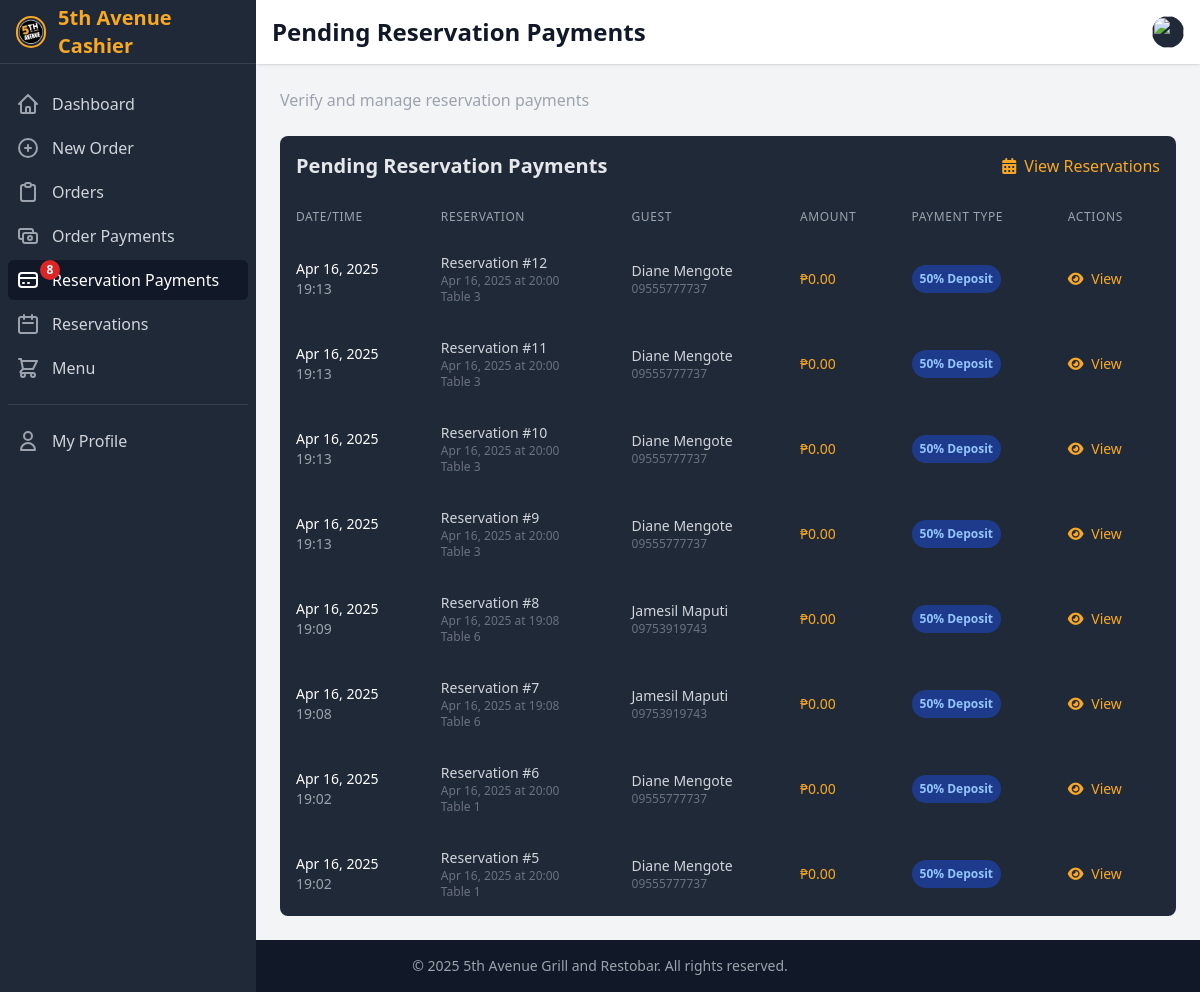
The page /cashier/reservation-payments/ (signed in) on the database its author committed.
### ecommerce/models.py (models this page shows, shortened)
class ReservationPayment(models.Model):
    PAYMENT_TYPE_CHOICES = [
        ('FULL', 'Full Payment'),
        ('DEPOSIT', 'Deposit (50%)')
    ]
    STATUS_CHOICES = [
        ('PENDING', 'Pending'),
        ('COMPLETED', 'Completed'),
        ('FAILED', 'Failed'),
        ('REFUNDED', 'Refunded'),
    ]
    reservation = models.ForeignKey(Reservation, on_delete=models.CASCADE, related_name='payments')
    amount = models.DecimalField(max_digits=10, decimal_places=2)
    payment_type = models.CharField(max_length=10, choices=PAYMENT_TYPE_CHOICES, default='DEPOSIT')
    payment_method = models.CharField(max_length=20, choices=Order.PAYMENT_METHOD_CHOICES, default='GCASH')
    status = models.CharField(max_length=20, choices=STATUS_CHOICES, default='PENDING')
    reference_number = models.CharField(max_length=100, blank=True, null=True)
    payment_proof = models.ImageField(upload_to='reservation_payment_proofs/', blank=True, null=True)
    payment_date = models.DateTimeField(auto_now_add=True)
    verified_by = models.ForeignKey(User, on_delete=models.SET_NULL, null=True, blank=True, related_name='verified_reservation_payments')
    verification_date = models.DateTimeField(null=True, blank=True)
    notes = models.TextField(blank=True)
    class Meta:
        ordering = ['-payment_date']

class Reservation(models.Model):
    STATUS_CHOICES = [
        ('PENDING', 'Pending'),
        ('CONFIRMED', 'Confirmed'),
        ('CANCELLED', 'Cancelled')
    ]
    PAYMENT_STATUS_CHOICES = [
        ('UNPAID', 'Unpaid'),
        ('PARTIALLY_PAID', 'Partially Paid'),
        ('PAID', 'Paid'),
        ('REFUNDED', 'Refunded')
    ]
    user = models.ForeignKey(User, on_delete=models.CASCADE, related_name='reservations', null=True, blank=True)
    name = models.CharField(max_length=100)
    email = models.EmailField()
    phone = models.CharField(max_length=15)
    date = models.DateField()
    time = models.TimeField()
    party_size = models.PositiveIntegerField(
        validators=[MinValueValidator(1), MaxValueValidator(20)],
        help_text="Number of guests"
    )
    table_number = models.CharField(max_length=10, blank=True, null=True)
    special_requests = models.TextField(blank=True)
    status = models.CharField(
        max_length=10,
        choices=STATUS_CHOICES,
        default='PENDING'
    )
    payment_status = models.CharField(
        max_length=15,
        choices=PAYMENT_STATUS_CHOICES,
        default='UNPAID'
    )
    total_amount = models.DecimalField(max_digits=10, decimal_places=2, default=0)
    is_processed = models.BooleanField(default=False, help_text="Whether the reservation has been processed by a cashier")
    processed_by = models.ForeignKey(User, on_delete=models.SET_NULL, related_name='processed_reservations', null=True, blank=True)
    processed_at = models.DateTimeField(null=True, blank=True)
    created_at = models.DateTimeField(auto_now_add=True)
    updated_at = models.DateTimeField(auto_now=True)
    class Meta:
        ordering = ['-date', '-time']

### ecommerce/cashier.py (the view)
# urls.py: path('cashier/reservation-payments/', pending_reservation_payments, name='pending_reservation_payments'),
@login_required
def pending_reservation_payments(request):
    pending_payments = ReservationPayment.objects.filter(status='PENDING').order_by('-payment_date')
    context = {
        'pending_payments': pending_payments,
        'active_section': 'pending_reservation_payments'
    }
    return render(request, 'cashier/pending_reservation_payments.html', context)

### ecommerce/context_processors.py (called while the page is built)
def cart_processor(request):
    return {
        'cart_count': get_cart_count(request)
    }

### ecommerce/views.py (called while the page is built)
def get_cart_count(request):
    if request.user.is_authenticated:
        try:
            cart = Cart.objects.get(user=request.user)
            return sum(item.quantity for item in cart.cart_items.all())
        except Cart.DoesNotExist:
            return 0
    else:
        cart = request.session.get('cart', {})
        return sum(cart.values())

### templates/cashier/pending_reservation_payments.html (shortened to what this page needs)
{% extends 'cashier/base.html' %}
{% load static %}
{% block page_title %}Pending Reservation Payments{% endblock page_title %}
{% block page_subtitle %}Verify and manage reservation payments{% endblock page_subtitle %}
{% block content %}
<div class="space-y-6">
    <div class="card overflow-hidden">
        <div class="p-4 border-b border-gray-800 flex justify-between items-center">
            <h2 class="text-xl font-bold">Pending Reservation Payments</h2>
            <a href="{% url 'cashier_reservations_list' %}" class="text-food-gold hover:text-food-gold-light transition duration-300">
                <i class="fas fa-calendar-alt mr-1"></i> View Reservations
            </a>
        </div>
        {% if pending_payments %}
        <div class="overflow-x-auto">
            <table class="w-full">
                <thead class="bg-gray-800">
                    <tr>
                        <th class="px-4 py-3 text-left text-xs font-medium text-gray-400 uppercase tracking-wider">Date/Time</th>
                        <th class="px-4 py-3 text-left text-xs font-medium text-gray-400 uppercase tracking-wider">Reservation</th>
                        <th class="px-4 py-3 text-left text-xs font-medium text-gray-400 uppercase tracking-wider">Guest</th>
                        <th class="px-4 py-3 text-left text-xs font-medium text-gray-400 uppercase tracking-wider">Amount</th>
                        <th class="px-4 py-3 text-left text-xs font-medium text-gray-400 uppercase tracking-wider">Payment Type</th>
                        <th class="px-4 py-3 text-left text-xs font-medium text-gray-400 uppercase tracking-wider">Actions</th>
                    </tr>
                </thead>
                <tbody class="divide-y divide-gray-800">
                    {% for payment in pending_payments %}
                    <tr class="hover:bg-gray-800 transition-colors duration-200">
                        <td class="px-4 py-4 whitespace-nowrap text-sm font-medium text-white">
                            {{ payment.payment_date|date:"M d, Y" }} <br>
                            <span class="text-gray-400">{{ payment.payment_date|time:"H:i" }}</span>
                        </td>
                        <td class="px-4 py-4 whitespace-nowrap text-sm text-gray-300">
                            <div>Reservation #{{ payment.reservation.id }}</div>
                            <div class="text-xs text-gray-500">
                                {{ payment.reservation.date|date:"M d, Y" }} at {{ payment.reservation.time|time:"H:i" }}
                            </div>
                            {% if payment.reservation.table_number %}
                            <div class="text-xs text-gray-500">Table {{ payment.reservation.table_number }}</div>
                            {% endif %}
                        </td>
                        <td class="px-4 py-4 whitespace-nowrap text-sm text-gray-300">
                            <div>{{ payment.reservation.name }}</div>
                            <div class="text-xs text-gray-500">{{ payment.reservation.phone }}</div>
                        </td>
                        <td class="px-4 py-4 whitespace-nowrap text-sm font-medium text-food-gold">
                            ₱{{ payment.amount }}
                        </td>
                        <td class="px-4 py-4 whitespace-nowrap text-sm text-gray-300">
                            {% if payment.payment_type == 'FULL' %}
                            <span class="px-2 py-1 inline-flex text-xs leading-5 font-semibold rounded-full bg-green-900 text-green-300">
                                Full Payment
                            </span>
                            {% else %}
                            <span class="px-2 py-1 inline-flex text-xs leading-5 font-semibold rounded-full bg-blue-900 text-blue-300">
                                50% Deposit
                            </span>
                            {% endif %}
                        </td>
                        <td class="px-4 py-4 whitespace-nowrap text-sm text-gray-300">
                            <a href="{% url 'view_reservation_payment' payment.id %}" class="text-food-gold hover:text-food-gold-light mr-3">
                                <i class="fas fa-eye mr-1"></i> View
                            </a>
                        </td>
                    </tr>
                    {% endfor %}
                </tbody>
            </table>
        </div>
        {% else %}
        <div class="p-8 text-center text-gray-500">
            <div class="text-5xl mb-4"><i class="far fa-credit-card"></i></div>
            <h3 class="text-xl font-medium text-gray-400 mb-2">No Pending Payments</h3>
            <p>There are no pending reservation payments to verify at this time.</p>
        </div>
        {% endif %}
    </div>
</div>
{% endblock content %}

### templates/cashier/base.html (style rules this page uses)
body { background-color: #121212; color: #E5E7EB; }
.card { background-color: #1F2937; border-radius: 0.5rem; }

### rows shown on the page
ReservationPayment: payment_date "Apr 16, 2025", payment_date "19:13", reservation.id "12", reservation "Apr 16, 2025", reservation.time "20:00", reservation.table_number "3", reservation.name "Diane Mengote", reservation.phone "09555777737", amount "0.00", payment_type "50% Deposit"
ReservationPayment: payment_date "Apr 16, 2025", payment_date "19:13", reservation.id "11", reservation "Apr 16, 2025", reservation.time "20:00", reservation.table_number "3", reservation.name "Diane Mengote", reservation.phone "09555777737", amount "0.00", payment_type "50% Deposit"
ReservationPayment: payment_date "Apr 16, 2025", payment_date "19:13", reservation.id "10", reservation "Apr 16, 2025", reservation.time "20:00", reservation.table_number "3", reservation.name "Diane Mengote", reservation.phone "09555777737", amount "0.00", payment_type "50% Deposit"
ReservationPayment: payment_date "Apr 16, 2025", payment_date "19:13", reservation.id "9", reservation "Apr 16, 2025", reservation.time "20:00", reservation.table_number "3", reservation.name "Diane Mengote", reservation.phone "09555777737", amount "0.00", payment_type "50% Deposit"
ReservationPayment: payment_date "Apr 16, 2025", payment_date "19:09", reservation.id "8", reservation "Apr 16, 2025", reservation.time "19:08", reservation.table_number "6", reservation.name "Jamesil Maputi", reservation.phone "09753919743", amount "0.00", payment_type "50% Deposit"
ReservationPayment: payment_date "Apr 16, 2025", payment_date "19:08", reservation.id "7", reservation "Apr 16, 2025", reservation.time "19:08", reservation.table_number "6", reservation.name "Jamesil Maputi", reservation.phone "09753919743", amount "0.00", payment_type "50% Deposit"
ReservationPayment: payment_date "Apr 16, 2025", payment_date "19:02", reservation.id "6", reservation "Apr 16, 2025", reservation.time "20:00", reservation.table_number "1", reservation.name "Diane Mengote", reservation.phone "09555777737", amount "0.00", payment_type "50% Deposit"
ReservationPayment: payment_date "Apr 16, 2025", payment_date "19:02", reservation.id "5", reservation "Apr 16, 2025", reservation.time "20:00", reservation.table_number "1", reservation.name "Diane Mengote", reservation.phone "09555777737", amount "0.00", payment_type "50% Deposit"

### other values the page prints
{{ pending_reservation_payments_count }} "8"
